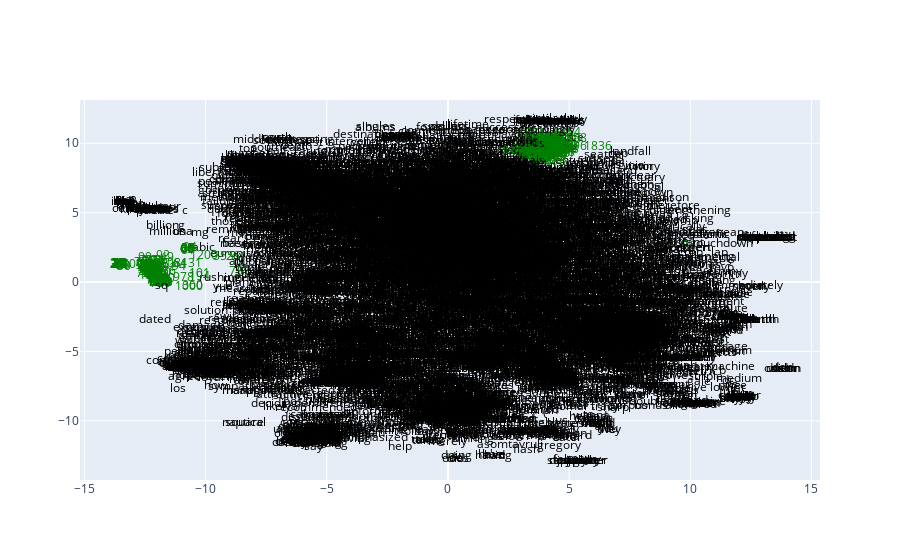

Notebook code for this chart:
### Code cell
numeric = embeddings_df_tsne.index.str.isnumeric()
color = np.where(numeric, "green", "black")
fig = go.Figure()

fig.add_trace(
    go.Scatter(
        x=embeddings_df_tsne[0],
        y=embeddings_df_tsne[1],
        mode="text",
        text=embeddings_df_tsne.index,
        textposition="middle center",
        textfont=dict(color=color),
    )
)
# fig.write_html("word2vec_visualization.html")
fig

### Figure 1 — Plotly figure (JSON) as saved in the notebook; plotly's stock layout.template omitted (floating-point values rounded to 4 significant figures; data arrays with more than 128 entries replaced by an {"elided": "..."} marker saying what was removed)
{"data": [{"mode": "text", "text": {"elided": "6908 str values"}, "textfont": {"color": {"elided": "6908 str values"}}, "textposition": "middle center", "type": "scatter", "x": {"elided": "6908 float values"}, "y": {"elided": "6908 float values"}}], "layout": {}}
